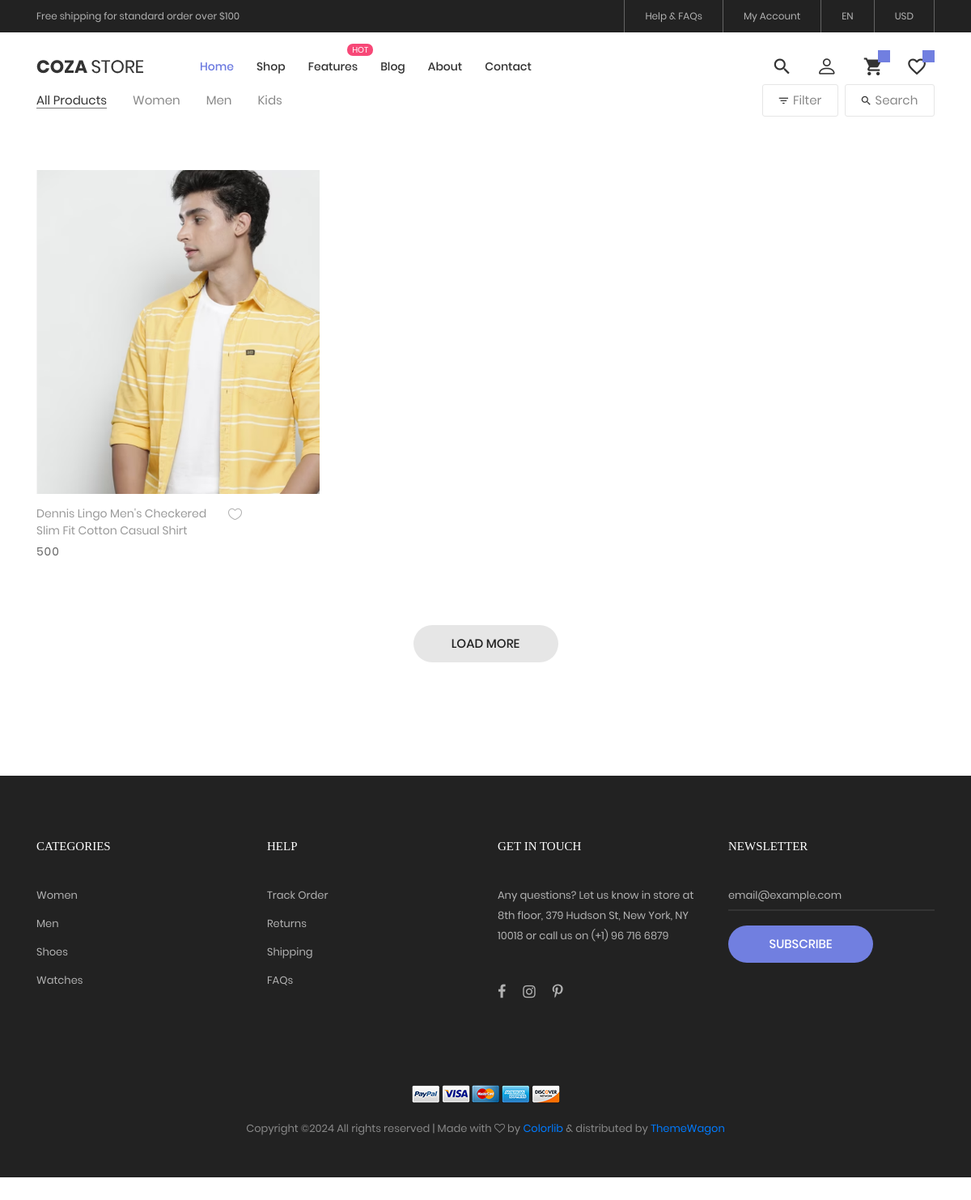
/product/all/, run on an earlier commit of the app's database.
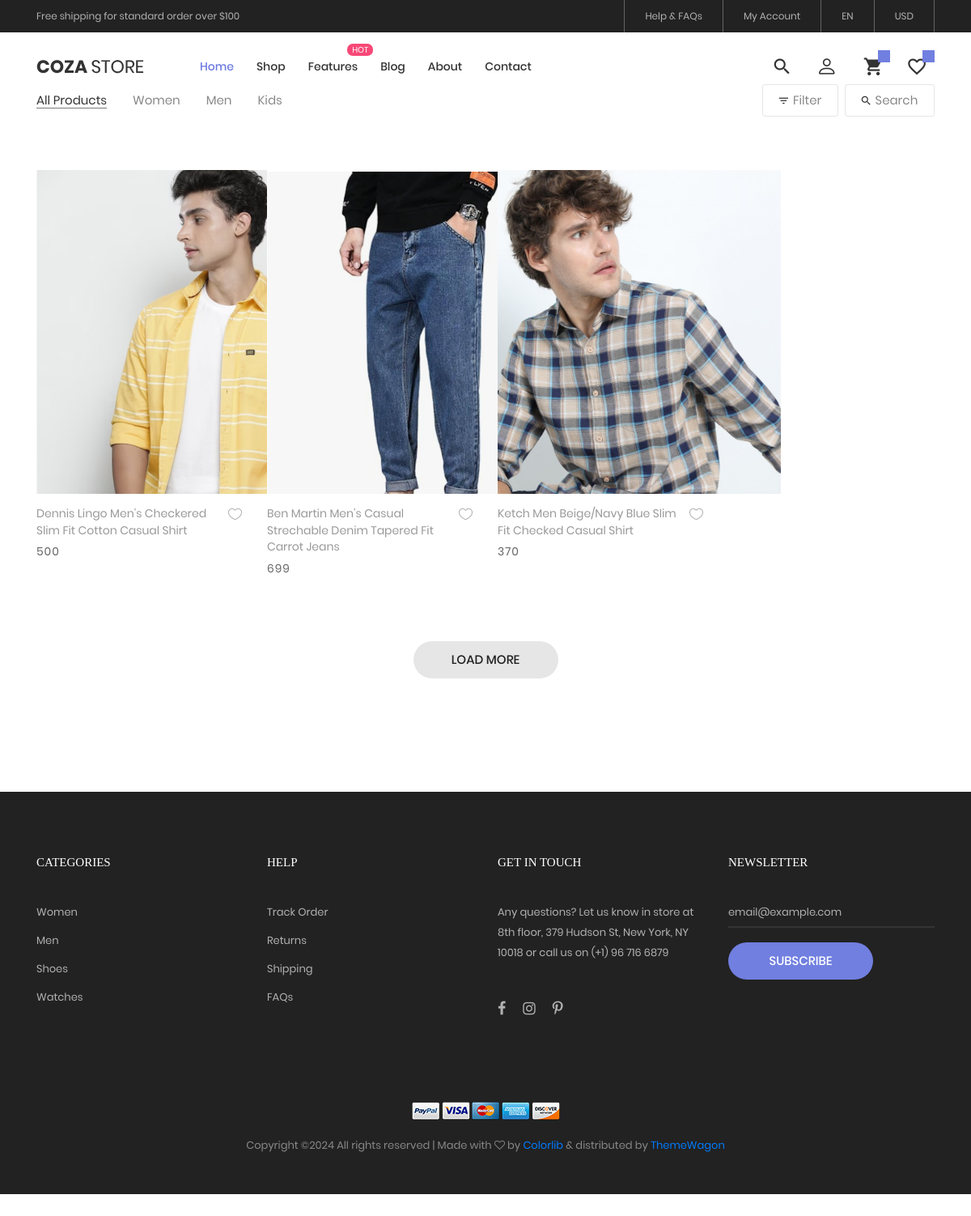
And on a later commit of the database.
### shopping_web/models.py (models this page shows, shortened)
class Product(models.Model):
    Category=(
        ("Men","Men"),
        ("Women","Women"),
        ("kids","kids"),
    )
    Brand=(
        ("luvis","luvis"),
        ("Diesel","Diesel"),
        ("polo","polo"),
    )
    Size=(
        ("s","s"),
        ("l","l"),
        ("xl","xl"),
        ("xxl","xxl"),
    )
    seller=models.ForeignKey(User,on_delete=models.CASCADE)
    product_name=models.CharField(max_length=150)
    product_price=models.PositiveIntegerField()
    product_category=models.CharField(max_length=100,choices=Category)
    product_brand=models.CharField(max_length=100,choices=Brand)
    product_size=models.CharField(max_length=100,choices=Size)
    product_desc=models.TextField()
    product_fimage=models.ImageField(upload_to="product_image/")
    product_bimage=models.ImageField(upload_to="product_image/")

### shopping_web/views.py (the view)
# urls.py: path('product/<str:cat>/',views.product,name="product"),
def product(request,cat):
    if cat=='all':
        product=Product.objects.all()
        return render(request,"product.html",{'product':product})
    elif cat=='Women':
        product=Product.objects.filter(product_category='Women')
        return render(request,"product.html",{'product':product})
    elif cat=='Men':
        product=Product.objects.filter(product_category='Men')
        return render(request,"product.html",{'product':product})
    elif cat=='kids':
        product=Product.objects.filter(product_category='kids')
        return render(request,"product.html",{'product':product})

### shopping_web/templates/product.html (shortened to what this page needs)
<!DOCTYPE html>
{% extends "header.html"%}
{%load static%}
{% block content%}
<html lang="en">
<head>
</head>
<body class="animsition">
	<div class="bg0 m-t-50 p-b-140">
		<div class="container">
			<div class="flex-w flex-sb-m p-b-52">
				<div class="flex-w flex-l-m filter-tope-group m-tb-10">
					<a href="{%url 'product' cat='all' %}"><button class="stext-106 cl6 hov1 bor3 trans-04 m-r-32 m-tb-5 how-active1" data-filter="*">
						All Products
					</button></a>
					<a href="{%url 'product' cat='Women' %}"><button class="stext-106 cl6 hov1 bor3 trans-04 m-r-32 m-tb-5" data-filter=".women">
						Women
					</button></a>
					<a href="{%url 'product' cat='Men' %}"><button class="stext-106 cl6 hov1 bor3 trans-04 m-r-32 m-tb-5" data-filter=".men">
						Men
					</button></a>
					<a href="{%url 'product' cat='kids' %}"><button class="stext-106 cl6 hov1 bor3 trans-04 m-r-32 m-tb-5" data-filter=".men">
						Kids
					</button></a>
				</div>
				<div class="flex-w flex-c-m m-tb-10">
					<div class="flex-c-m stext-106 cl6 size-104 bor4 pointer hov-btn3 trans-04 m-r-8 m-tb-4 js-show-filter">
						<i class="icon-filter cl2 m-r-6 fs-15 trans-04 zmdi zmdi-filter-list"></i>
						 Filter
					</div>
					<div class="flex-c-m stext-106 cl6 size-105 bor4 pointer hov-btn3 trans-04 m-tb-4 js-show-search">
						<i class="icon-search cl2 m-r-6 fs-15 trans-04 zmdi zmdi-search"></i>
						Search
					</div>
				</div>
			</div>
			<div class="row isotope-grid">
				{% for i in product %}
					<div class="col-sm-6 col-md-4 col-lg-3 p-b-35 isotope-item Men">
						<div class="block2" >
							<div class="block2-pic hov-img0"style="height:400px;width:350px">
								<img src="{{i.product_fimage.url}}" alt="IMG-PRODUCT">
							</div>
							<div class="block2-txt flex-w flex-t p-t-14">
								<div class="block2-txt-child1 flex-col-l">
									<a href="{% url 'product-detail' pk=i.pk %}" class="stext-104 cl4 hov-cl1 trans-04 1  p-b-6">
										{{i.product_name}}
									</a>
									<span class="stext-105 cl3">
										{{i.product_price}}
									</span>
								</div>
								<div class="block2-txt-child2 flex-r p-t-3">
									<a href="#" class="btn-addwish-b2 dis-block pos-relative js-addwish-b2">
										<img class="icon-heart1 dis-block trans-04" src="{% static 'images/icons/icon-heart-01.png' %}" alt="ICON">
									</a>
								</div>
							</div>
						</div>
					</div>
				{% endfor %}
			</div>
			<div class="flex-c-m flex-w w-full p-t-45">
				<a href="#" class="flex-c-m stext-101 cl5 size-103 bg2 bor1 hov-btn1 p-lr-15 trans-04">
					Load More
				</a>
			</div>
		</div>
	</div>
</body>
</html>
{%endblock%}

What changed in the data, as far as the page shows it:
added Product: product_fimage (picture), product_name "Ben Martin Men's Casual Strechable Denim Tapered Fit Carrot Jeans", product_price "699"
added Product: product_fimage (picture), product_name "Ketch Men Beige/Navy Blue Slim Fit Checked Casual Shirt", product_price "370"
